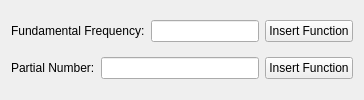
                                <widget class="QWidget" name="BSFundamentalPage">
                                  <layout class="QVBoxLayout" name="BSFundamentalPageLayout">
                                          <item>
                                          <layout class="QHBoxLayout" name="funFreqLayout1">
                                              <item>
                                                  <widget class="QLabel" name="funFreqLabel1">
                                                  <property name="text"><string>Fundamental Frequency:</string></property>
                                                  </widget>
                                              </item>
                                              <item>
                                                  <widget class="QLineEdit" name="funFreqEntry1"/>
                                              </item>
                                              <item>
                                                  <widget class="QPushButton" name="BSFunFreqButton1">
                                                  <property name="text">
                                                      <string>Insert Function</string>
                                                  </property>
                                                  </widget>
                                              </item>
                                          </layout>
                                          </item>
                                          <item>
                                          <layout class="QHBoxLayout" name="funFreqLayout2">
                                              <item>
                                                  <widget class="QLabel" name="funFreqLabel2">
                                                  <property name="text"><string>Partial Number:</string></property>
                                                  </widget>
                                              </item>
                                              <item>
                                                  <widget class="QLineEdit" name="funFreqEntry2"/>
                                              </item>
                                              <item>
                                                  <widget class="QPushButton" name="BSFunFreqButton2">
                                                  <property name="text">
                                                      <string>Insert Function</string>
                                                  </property>
                                                  </widget>
                                              </item>
                                          </layout>
                                          </item>
                                  </layout>
                                </widget>
